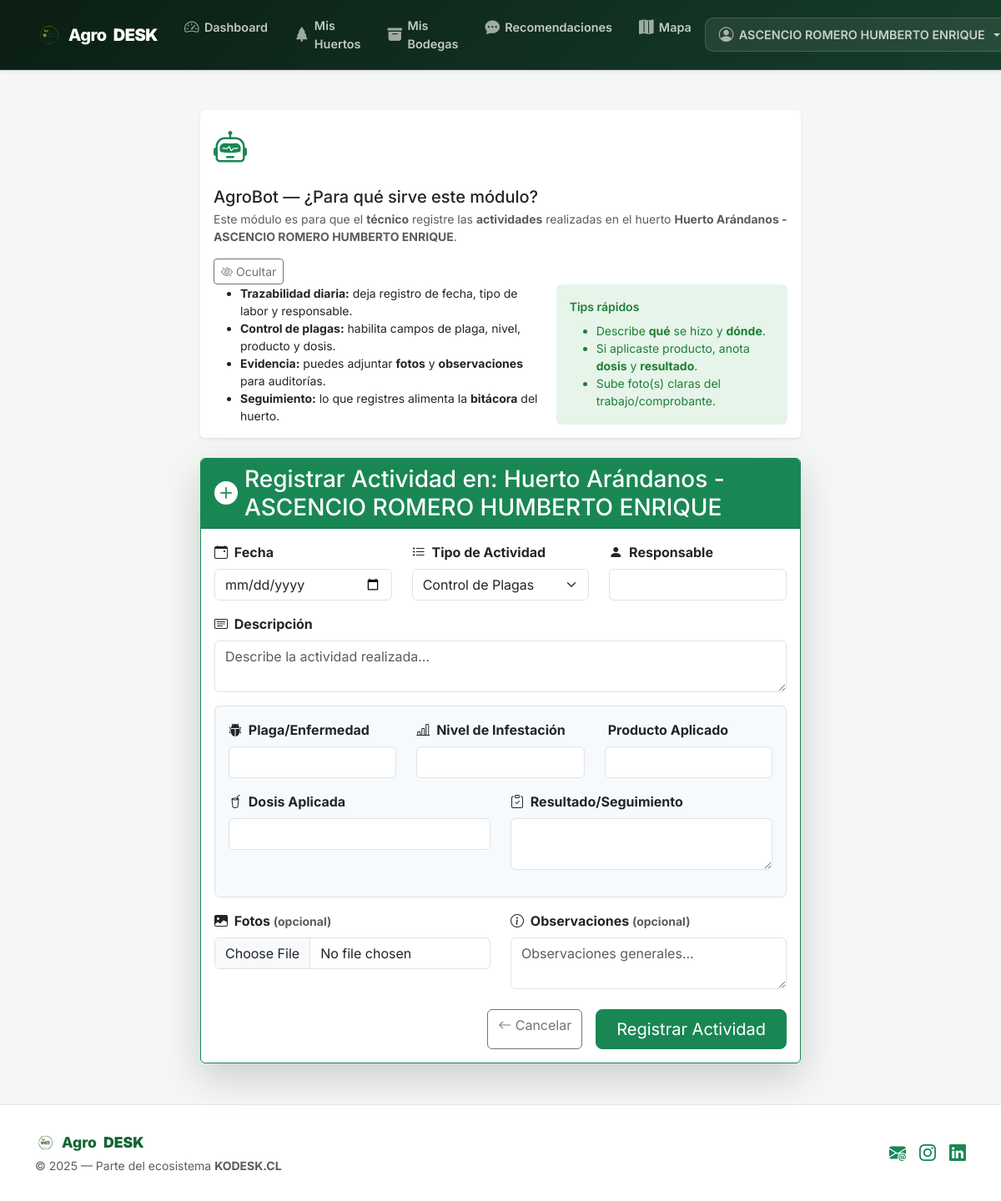
Page /tecnico/huerto/149/registrar_actividad (signed in) on the committed database.
### app/models.py (models this page shows, shortened)
@declarative_mixin
class TenantMixin:
    @declared_attr
    def empresa_id(cls):
        return db.Column(db.Integer, db.ForeignKey("empresas.id"), nullable=False, index=True)

class User(db.Model, UserMixin, TenantMixin):
    __tablename__ = "users"
    id = db.Column(db.Integer, primary_key=True)
    name = db.Column(db.String(100), nullable=False)
    email = db.Column(db.String(150), nullable=False, index=True)
    telefono = db.Column(db.String(20))  # Nuevo campo de teléfono
    password = db.Column(db.String(200), nullable=False)
    role = db.Column(db.String(20), nullable=False, index=True)  # "admin" | "tecnico"
    created_by = db.Column(db.Integer, db.ForeignKey("users.id"))
    __table_args__ = (
        UniqueConstraint("empresa_id", "email", name="uq_user_email_empresa"),
    )
    creador = db.relationship("User", remote_side=[id], backref="tecnicos_creados")
    huertos_asignados = db.relationship("Huerto", back_populates="responsable", lazy=True)
    bodegas_asignadas = db.relationship(
        "Bodega",
        secondary=tecnico_bodega,
        back_populates="tecnicos_asignados",
        lazy="dynamic",
    )

class Huerto(db.Model, TenantMixin):
    __tablename__ = "huertos"
    id = db.Column(db.Integer, primary_key=True)
    nombre = db.Column(db.String(120), nullable=False)
    ubicacion = db.Column(db.String(200))
    superficie_ha = db.Column(db.Float)
    tipo_cultivo = db.Column(db.String(120))
    fecha_siembra = db.Column(db.Date)
    propietario = db.Column(db.String(120))
    rut = db.Column(db.String(20))
    codigo_productor = db.Column(db.String(50))
    localidad = db.Column(db.String(100))
    comuna = db.Column(db.String(100))
    provincia = db.Column(db.String(100))
    region = db.Column(db.String(100))
    distrito_agroclimatico = db.Column(db.String(100))
    telefono = db.Column(db.String(20))
    administrador = db.Column(db.String(120))
    encargado_huerto = db.Column(db.String(120))
    direccion = db.Column(db.String(250))
    empresas = db.Column(db.Text)  # Opcional - múltiples empresas separadas por coma
    exportadoras = db.Column(db.Text)  # Opcional - múltiples exportadoras separadas por coma
    responsable_id = db.Column(db.Integer, db.ForeignKey("users.id"))
    responsable = db.relationship("User", back_populates="huertos_asignados")
    center_lat = db.Column(Float)
    center_lng = db.Column(Float)
    bounds_geojson = db.Column(Text)
    bodegas = db.relationship("Bodega", back_populates="huerto", lazy=True)
    actividades_huerto = db.relationship(
        "ActividadHuerto", back_populates="huerto", cascade="all, delete-orphan", lazy=True
    )
    parcelas = db.relationship("Parcela", back_populates="huerto", cascade="all, delete-orphan", lazy=True)
    actividades_geo = db.relationship("ActividadCampo", back_populates="huerto", cascade="all, delete-orphan", lazy=True)

### app/routes/tecnico.py (the view, shortened to what this page needs)
@tecnico_bp.route("/huerto/<int:huerto_id>/registrar_actividad", methods=["GET", "POST"])
@login_required
@tecnico_required
def registrar_actividad_huerto(huerto_id):
    huerto = _get_huerto_or_404(huerto_id)
    if not tecnico_puede_acceder_a_huerto(huerto):
        flash("No tienes acceso a este huerto.", "danger")
        return redirect(url_for("tecnico.mis_huertos"))
    form = RegistrarActividadForm()
    quimicos_disponibles = Quimico.query.join(Bodega).filter(Bodega.empresa_id == current_user.empresa_id).all()
    form.quimico_id.choices = [(0, "— Sin químico del inventario —")] + [(q.id, f"{q.nombre} (Stock: {q.cantidad_litros})") for q in quimicos_disponibles]
    return render_template("tecnico/registrar_actividad.html", form=form, huerto=huerto)

### app/templates/tecnico/registrar_actividad.html (shortened to what this page needs)
{% extends "base.html" %}
{% block content %}
<div class="container my-5">
  <div class="row justify-content-center">
    <div class="col-lg-10 col-xl-8">
      <div id="agrobotBox" class="card shadow-sm border-0 mb-4" role="region" aria-label="AgroBot - Ayuda de Actividades">
        <div class="card-body d-flex flex-wrap align-items-start gap-3">
          <i class="bi bi-robot fs-1 text-success" aria-hidden="true"></i>
          <div class="flex-grow-1">
            <div class="d-flex justify-content-between align-items-start flex-wrap gap-2">
              <div>
                <h5 class="mb-1">AgroBot — ¿Para qué sirve este módulo?</h5>
                <p class="mb-2 text-muted small">Este módulo es para que el <b>técnico</b> registre las <b>actividades</b> realizadas en el huerto <b>{{ huerto.nombre }}</b>.</p>
              </div>
              <button id="hideAgrobotBtn" type="button" class="btn btn-outline-secondary btn-sm"
                      aria-controls="agrobotBox" aria-expanded="true">
                <i class="bi bi-eye-slash"></i> Ocultar
              </button>
            </div>
            <div class="row g-3 small">
              <div class="col-12 col-md-7">
                <ul class="mb-0">
                  <li><b>Trazabilidad diaria:</b> deja registro de fecha, tipo de labor y responsable.</li>
                  <li><b>Control de plagas:</b> habilita campos de plaga, nivel, producto y dosis.</li>
                  <li><b>Evidencia:</b> puedes adjuntar <b>fotos</b> y <b>observaciones</b> para auditorías.</li>
                  <li><b>Seguimiento:</b> lo que registres alimenta la <b>bitácora</b> del huerto.</li>
                </ul>
              </div>
              <div class="col-12 col-md-5">
                <div class="bg-success-subtle rounded p-3 h-100">
                  <div class="fw-semibold mb-2">Tips rápidos</div>
                  <ul class="mb-0">
                    <li>Describe <b>qué</b> se hizo y <b>dónde</b>.</li>
                    <li>Si aplicaste producto, anota <b>dosis</b> y <b>resultado</b>.</li>
                    <li>Sube foto(s) claras del trabajo/comprobante.</li>
                  </ul>
                </div>
              </div>
            </div>
          </div>
        </div>
      </div>
      <div class="card shadow-lg border-success">
        <div class="card-header bg-success text-white d-flex align-items-center">
          <i class="bi bi-plus-circle-fill me-2 fs-3"></i>
          <h3 class="mb-0">Registrar Actividad en: {{ huerto.nombre }}</h3>
        </div>
        <div class="card-body">
          <form method="POST" enctype="multipart/form-data" novalidate>
            <div class="row mb-3">
              <div class="col-md-4 mb-3 mb-md-0">
                <label class="form-label fw-bold">
                  <i class="bi bi-calendar-event me-1"></i> {{ form.fecha.label.text }}
                </label>
                {{ form.fecha(class_="form-control") }}
              </div>
              <div class="col-md-4 mb-3 mb-md-0">
                <label class="form-label fw-bold">
                  <i class="bi bi-list-task me-1"></i> {{ form.tipo.label.text }}
                </label>
                {{ form.tipo(class_="form-select", id="tipo-actividad") }}
              </div>
              <div class="col-md-4">
                <label class="form-label fw-bold">
                  <i class="bi bi-person-fill me-1"></i> {{ form.responsable.label.text }}
                </label>
                {{ form.responsable(class_="form-control") }}
              </div>
            </div>
            <div class="mb-3">
              <label class="form-label fw-bold">
                <i class="bi bi-card-text me-1"></i> {{ form.descripcion.label.text }}
              </label>
              {{ form.descripcion(class_="form-control", rows=2, placeholder="Describe la actividad realizada...") }}
            </div>
            <div id="plagas-campos" class="border rounded p-3 mb-3" style="display: none; background: #f6fafd;">
              <div class="row">
                <div class="col-md-4 mb-3">
                  <label class="form-label fw-bold">
                    <i class="bi bi-bug-fill me-1"></i> {{ form.plaga.label.text }}
                  </label>
                  {{ form.plaga(class_="form-control") }}
                </div>
                <div class="col-md-4 mb-3">
                  <label class="form-label fw-bold">
                    <i class="bi bi-bar-chart-line me-1"></i> {{ form.nivel_infestacion.label.text }}
                  </label>
                  {{ form.nivel_infestacion(class_="form-control") }}
                </div>
                <div class="col-md-4 mb-3">
                  <label class="form-label fw-bold">
                     {{ form.producto.label.text }}
                  </label>
                  {{ form.producto(class_="form-control") }}
                </div>
              </div>
              <div class="row">
                <div class="col-md-6 mb-3">
                  <label class="form-label fw-bold">
                    <i class="bi bi-cup-straw me-1"></i> {{ form.dosis.label.text }}
                  </label>
                  {{ form.dosis(class_="form-control") }}
                </div>
                <div class="col-md-6 mb-3">
                  <label class="form-label fw-bold">
                    <i class="bi bi-clipboard-check me-1"></i> {{ form.resultado.label.text }}
                  </label>
                  {{ form.resultado(class_="form-control") }}
                </div>
              </div>
            </div>
            <div class="row mb-3">
              <div class="col-md-6">
                <label class="form-label fw-bold">
                  <i class="bi bi-image-fill me-1"></i> {{ form.fotos.label.text }}
                  <span class="text-muted small" title="Opcional">(opcional)</span>
                </label>
                {{ form.fotos(class_="form-control") }}
              </div>
              <div class="col-md-6">
                <label class="form-label fw-bold">
                  <i class="bi bi-info-circle me-1"></i> {{ form.observaciones.label.text }}
                  <span class="text-muted small" title="Opcional">(opcional)</span>
                </label>
                {{ form.observaciones(class_="form-control", rows=2, placeholder="Observaciones generales...") }}
              </div>
            </div>
            <div class="d-flex gap-3 mt-4 justify-content-end">
              <a href="{{ url_for('tecnico.bitacora_huerto', huerto_id=huerto.id) }}"
                 class="btn btn-outline-secondary">
                <i class="bi bi-arrow-left"></i> Cancelar
              </a>
              {{ form.submit(class_="btn btn-success btn-lg px-4") }}
            </div>
          </form>
        </div>
      </div>
    </div>
  </div>
</div>
<link rel="stylesheet" href="https://cdnjs.cloudflare.com/ajax/libs/animate.css/4.1.1/animate.min.css"/>
{% endblock %}

### app/templates/base.html (shortened to what this page needs)
<!DOCTYPE html>
<html lang="es">
<head>
  <link href="https://cdn.jsdelivr.net/npm/bootstrap@5.3.0/dist/css/bootstrap.min.css" rel="stylesheet">
  <link href="https://cdn.jsdelivr.net/npm/bootstrap-icons@1.11.3/font/bootstrap-icons.css" rel="stylesheet">
  <link rel="stylesheet" href="https://cdn.datatables.net/1.13.4/css/dataTables.bootstrap5.min.css">
  <link rel="stylesheet" href="https://unpkg.com/leaflet@1.9.4/dist/leaflet.css"/>
  <link rel="stylesheet" href="https://unpkg.com/leaflet-draw@1.0.4/dist/leaflet.draw.css"/>
</head>
<body>
<nav class="navbar navbar-expand-lg navbar-agro sticky-top shadow-sm">
  <div class="container">
    <a class="navbar-brand" href="{{ url_for('main.index') }}">
      <img src="{{ url_for('static', filename='img/logoagrodesk.svg') }}" alt="AgroDesk Logo" style="width: 32px; height: 32px; object-fit: contain;">
      Agro<b>DESK</b>
    </a>
    <div class="collapse navbar-collapse" id="navbarNav">
      <ul class="navbar-nav mx-auto">
        {% if current_user.is_authenticated %}
          {% if current_user.role == 'admin' %}
            <li class="nav-item"><a class="nav-link" href="{{ url_for('admin.admin_dashboard') }}"><i class="bi bi-grid-fill"></i> Dashboard</a></li>
            <li class="nav-item"><a class="nav-link" href="{{ url_for('admin.listar_bodegas') }}"><i class="bi bi-box-seam-fill"></i> Bodegas</a></li>
            <li class="nav-item"><a class="nav-link" href="{{ url_for('admin.recomendar') }}"><i class="bi bi-chat-dots-fill"></i> Recomendaciones</a></li>
            <li class="nav-item"><a class="nav-link" href="{{ url_for('geo.mapa') }}"><i class="bi bi-map-fill"></i> Mapa</a></li>
          {% elif current_user.role == 'tecnico' %}
            <li class="nav-item"><a class="nav-link" href="{{ url_for('tecnico.tecnico_dashboard') }}"><i class="bi bi-speedometer2"></i> Dashboard</a></li>
            <li class="nav-item"><a class="nav-link" href="{{ url_for('tecnico.mis_huertos') }}"><i class="bi bi-tree-fill"></i> Mis Huertos</a></li>
            <li class="nav-item"><a class="nav-link" href="{{ url_for('tecnico.mis_bodegas') }}"><i class="bi bi-archive-fill"></i> Mis Bodegas</a></li>
            <li class="nav-item"><a class="nav-link" href="{{ url_for('tecnico.ver_recomendaciones') }}"><i class="bi bi-chat-dots-fill"></i> Recomendaciones</a></li>
            <li class="nav-item"><a class="nav-link" href="{{ url_for('geo.mapa') }}"><i class="bi bi-map-fill"></i> Mapa</a></li>
          {% endif %}
        {% endif %}
      </ul>
      <ul class="navbar-nav align-items-center">
        {% if current_user.is_authenticated %}
          <li class="nav-item dropdown user-dropdown">
            <a class="nav-link dropdown-toggle" href="#" id="navbarUser" data-bs-toggle="dropdown">
              <i class="bi bi-person-circle"></i> {{ current_user.name }}
            </a>
          </li>
        {% else %}
          <li class="nav-item">
            <a class="nav-link" href="{{ url_for('auth.login') }}"><i class="bi bi-box-arrow-in-right"></i> Iniciar sesión</a>
          </li>
        {% endif %}
      </ul>
    </div>
  </div>
</nav>
<main class="flex-grow-1">
  <div class="container">
    {% block content %}{% endblock %}
  </div>
</main>
<footer class="mt-auto">
  <div class="container">
    <div class="d-flex flex-column flex-md-row justify-content-between align-items-center">
      <div class="mb-3 mb-md-0">
        <a href="{{ url_for('main.index') }}" class="footer-brand d-flex align-items-center gap-2">
          <img src="{{ url_for('static', filename='img/logoagrodesk.svg') }}" alt="Logo" style="width: 24px; height: 24px;">
          Agro<b>DESK</b>
        </a>
        <div class="small text-muted mt-1">
          &copy; {{ current_year or "2025" }} — Parte del ecosistema <strong>KODESK.CL</strong>
        </div>
      </div>
      <div class="d-flex gap-3">
        <a href="mailto:contacto@agrosmart.cl" class="text-success fs-5" title="Contáctanos">
          <i class="bi bi-envelope-at-fill"></i>
        </a>
        <a href="https://www.instagram.com/" target="_blank" class="text-success fs-5" title="Instagram">
          <i class="bi bi-instagram"></i>
        </a>
        <a href="https://www.linkedin.com/" target="_blank" class="text-success fs-5" title="LinkedIn">
          <i class="bi bi-linkedin"></i>
        </a>
      </div>
    </div>
  </div>
</footer>
</body>
</html>

### rows in the picture
User: name "ASCENCIO ROMERO HUMBERTO ENRIQUE"
Huerto: nombre "Huerto Arándanos - ASCENCIO ROMERO HUMBERTO ENRIQUE"

### other values in the picture
{{ current_year or "2025" }} "2025"
